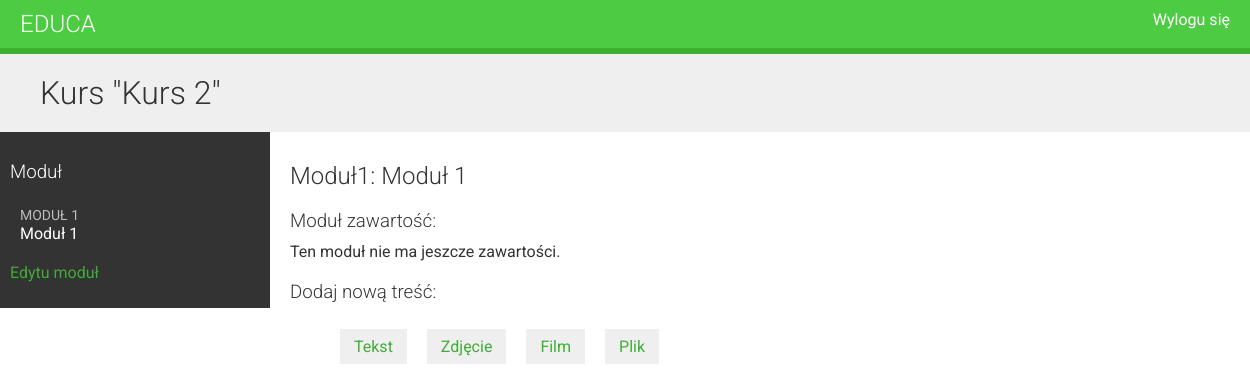
The app's page /course/module/7/ (signed in), older data.
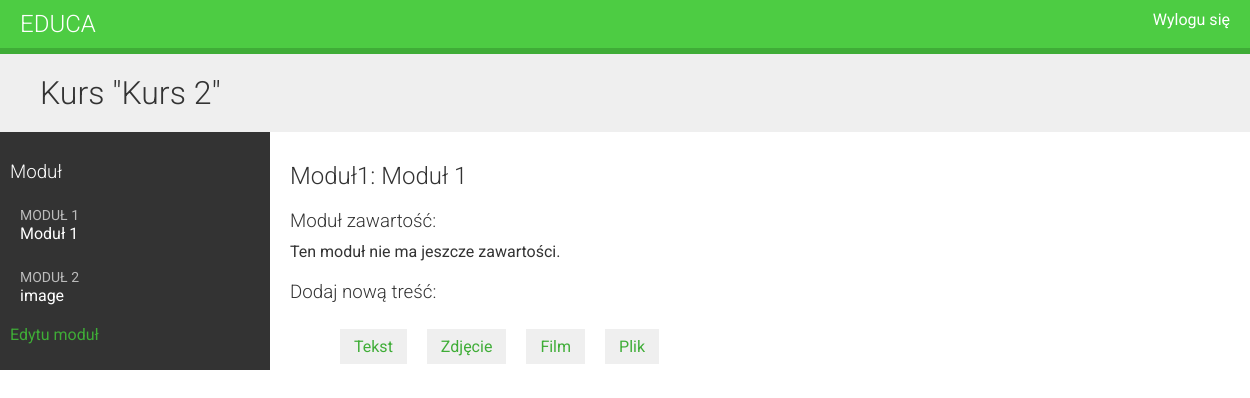
The same page, newer data.
### courses/models.py (models this page shows, shortened)
class Course(models.Model):
    owner = models.ForeignKey(User,
                              related_name='courses_created',
                              on_delete=models.CASCADE)
    subject = models.ForeignKey(Subject,
                                related_name='courses',
                                on_delete=models.CASCADE)
    title = models.CharField(max_length=200)
    slug = models.SlugField(max_length=200, unique=True)
    overview = models.TextField()
    created = models.DateTimeField(auto_now_add=True)
    class Meta:
        ordering = ['-created']

class Module(models.Model):
    course = models.ForeignKey(Course,
                               related_name='modules',
                               on_delete=models.CASCADE)
    title = models.CharField(max_length=200)
    description = models.TextField(blank=True)
    order = OrderField(blank=True, for_fields=["course"])
    class Meta:
        ordering = ['order']

### courses/views.py (the view)
class ModuleContentListView(TemplateResponseMixin, View):
    template_name = 'courses/manage/module/content_list.html'
    def get(self, request, module_id):
        module = get_object_or_404(Module,
                                   id=module_id,
                                   course__owner=request.user)
        return self.render_to_response({'module': module})

### courses/templates/courses/manage/module/content_list.html (shortened to what this page needs)
{% extends "base.html" %}
{% load course %}
{% block content %}
{% with course=module.course %}
<h1>Kurs "{{ course.title }}"</h1>
<div class="contents">
  <h3>Moduł</h3>
  <ul id="modules">
    {% for m in course.modules.all %}
    <li data-id="{{ m.id }}'{% if module %} class='selected'{% endif %}>
      <a href="{% url 'module_content_list' m.id %}">
        <span>
          Moduł <span class="order">{{ m.order|add:1 }}</span>
        </span>
        <br>
        {{ m.title }}
    </li>
    {% empty %}
    <li>Brak modułów</li>
    {% endfor %}
  </ul>
  <p><a href="{% url 'course_module_update' course.id %}">
      Edytu moduł</a></p>
</div>
<div class="module">
  <h2>Moduł{{ module.order|add:1 }}: {{ module.title }}</h2>
  <h3>Moduł zawartość:</h3>
  <div id="module-contents">
    {% for content in module.contents.all %}
    <div data-id="{{ content.id }}">
      {% with item=content.item %}
      <p>{{ item }} ({{ item|model_name }})</p>
      <a href="{% url 'module_content_update' module.id item|model_name item.id %}">
        Edytuj
      </a>
      <form action="{% url 'module_content_delete' content.id %}" method="post">
        <input type="submit" value="Delete">
        {% csrf_token %}
      </form>
      {% endwith %}
    </div>
    {% empty %}
    <p>Ten moduł nie ma jeszcze zawartości.</p>
    {% endfor %}
  </div>
  <h3>Dodaj nową treść:</h3>
  <ul class="content-types">
    <li><a href="{% url 'module_content_create' module.id "text"%}">
        Tekst</a></li>
    <li><a href="{% url 'module_content_create' module.id "image"%}">
        Zdjęcie</a></li>
    <li><a href="{% url 'module_content_create' module.id 'video'%}">
        Film</a></li>
    <li><a href="{% url 'module_content_create' module.id 'file'%}">
        Plik</a></li>
  </ul>
</div>
{% endwith %}
{% endblock %}

### courses/templates/base.html (shortened to what this page needs)
{% load static %}
<!DOCTYPE html>
<html>
<head>
  <link href="{% static 'css/base.css' %}" rel="stylesheet">
</head>
<body>
  <div id="header">
    <a href="/" class='logo'>Educa</a>
    <ul class="menu">
      {% if request.user.is_authenticated %}
      <li><a href='{% url "logout"%}'>Wylogu się</a></li>
      {% else %}
      <li><a href='{% url "login"%}'>Zaloguj się</a></li>
      {% endif %}
    </ul>
  </div>
  <div id="content">
    {% block content %}
    {% endblock %}
  </div>
</body>
</html>

### courses/static/css/base.css (style rules this page uses)
body { margin:0; font-family:'Roboto', sans-serif; font-weight:400; color:#333; }
a { color:#3fad37; text-decoration:none; }
ul { float:left; }
h1, h2, h3, h4, h5, h6 { font-family:'Roboto', sans-serif; font-weight:300; }
h1 { background:#efefef; width:100%; overflow:auto; padding:20px 0 20px 40px; margin:0; }
.module { padding:10px 20px; float:left; width:600px; }
.module h3 { margin:20px 0 0; padding:0; width:100%; }
.module p { margin:10px 0 20px; width:100%; float:left; }
#header { background:#4dcc43; overflow:auto; padding:10px 20px; border-bottom:6px solid #3fad37; }
#header .logo { text-decoration:none; font-family:'Roboto', sans-serif; font-weight:300; text-transform:uppercase; font-size:24px; color:#fff; float:left; }
#header a { color:#fff; }
#header .menu { list-style:none; float:right; margin:0; padding:0; }
.contents { width:20%; padding:10px; float:left; background:#333; color: #fff; font-family:'Roboto', sans-serif; }
.contents ul { list-style:none; margin:0; padding:0; width:100%; }
.contents ul li { margin:0 0 10px 0; padding:4px 10px 10px; overflow:auto; cursor:move; }
.contents ul span { text-transform:uppercase; color:#bbb; font-size:14px; }
ul.content-types li { list-style:none; float:left; margin:10px; background:#efefef; padding:8px 14px; }

Row changes from the older to the newer data that the page shows:
added Module: order|add "2", title "image"
